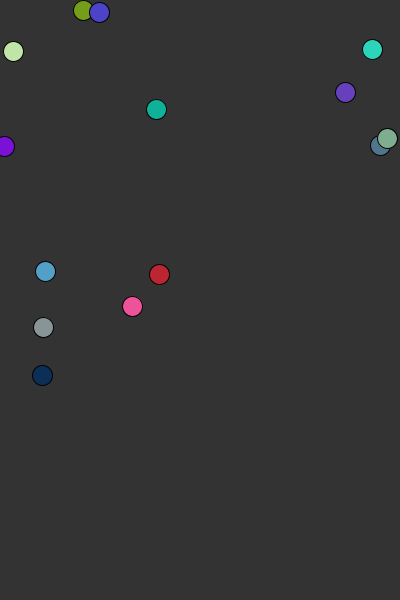
Frame 1 (no input)
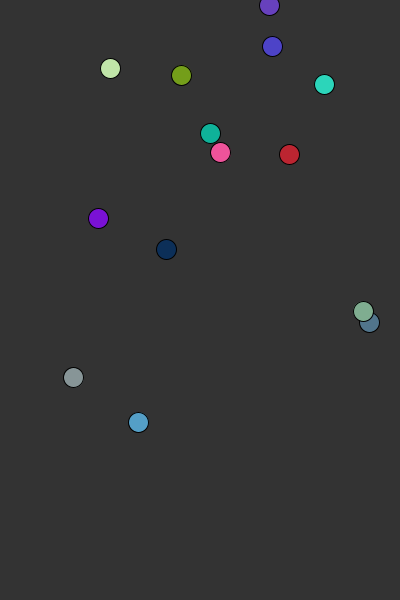
Frame 60 (the mouse pressed at the canvas centre just before this capture)
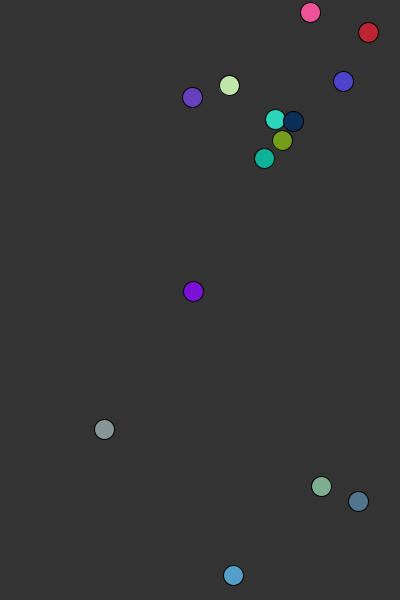
Frame 120 (the mouse held since frame 60 and released just before this capture)

The Processing sketch that drew these frames (run headless with seeded random() and noise(); from frame 60 on, the mouse is pressed at the canvas centre):

// Processing sketch: hw40
// ── hw40.pde
ArrayList<bouncingBall> ballList = new ArrayList<bouncingBall>();
boolean collecting = false;
boolean initial = true;

void setup() {
  size(400, 600);
  background(51);
  for( int i = 0; i < random(12, 20); i++){
    ballList.add(new bouncingBall()); 
  }
}

void draw() {
  clear();
  background(51);
  for( bouncingBall b: ballList){
    fill(b.getColor()[0], b.getColor()[1], b.getColor()[2]);
    b.move();
    b.display();
    b.reflect();
    if( initial && collecting 
      && b.collision(ballList)){
      b.stopBall();
      initial = false;  
    }
    else if( collecting && b.collisionWithStopped(ballList))
      b.stopBall();
  }
}

void mouseClicked(){
  collecting = true; 
}
// ── bouncingBall.pde
class bouncingBall{
  float angle = random(6.28);
  float x = random(400);
  float y = random(600);
  int speed = int(random(1,4));
  int[] bcolor = {int( random(256) ), int( random(256) ), int( random(256) ) };
  boolean stopped = false;
  float size = 20;
  
  void move(){
     x += speed * cos(angle);
     y += speed * sin(angle);
     if( stopped)
       size += 0.2;
  }
  
  void display(){
    ellipse(x, y, int(size), int(size)); 
  }
  
  int[] getColor(){
    return bcolor; 
  }
  
  void reflect(){
    if( x < 5 || x > 395)
      angle = 3.14 - angle;
    if( y < 5 || y > 595)
      angle = 6.28 - angle;
  }
  
  void stopBall(){
     stopped = true;
     speed = 0;
  }
  
  boolean collision(ArrayList<bouncingBall> ballList){
     for( bouncingBall b: ballList){
       if( b != this && dist(x,y,b.x,b.y) <= (b.size)){
         return true;
       }
     }
     return false;
  }
  
  boolean collisionWithStopped(ArrayList<bouncingBall> ballList){
     for( bouncingBall b: ballList){
       if( b.stopped && b != this && dist(x,y,b.x,b.y) <= (int(b.size))){
         return true;
       }
     }
     return false;
  }
}
